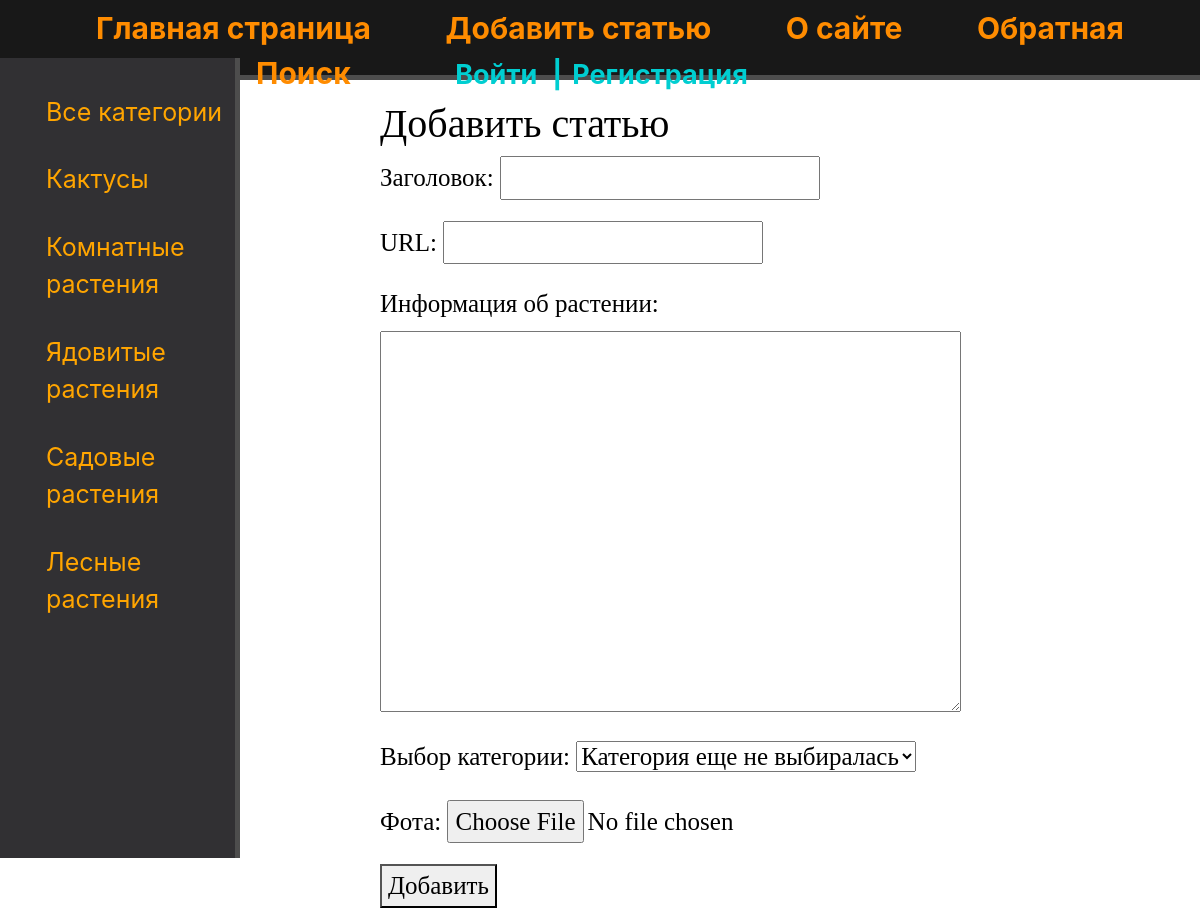
The page /addpage/ on the database its author committed.
### flowers/models.py (models this page shows, shortened)
class Category(models.Model):
    name = models.CharField(max_length=250)
    slug = models.SlugField(max_length=250, unique=True, db_index=True)
    def __str__(self):
        return self.name
    def get_absolute_url(self):
        return reverse('category', kwargs={'cat_slug': self.slug})

### flowers/views.py (the view)
# urls.py: path('addpage/', views.add_page, name='add_page'),
def add_page(request):
    if request.method == 'POST':
        form = AddPageForm(request.POST, request.FILES)
        if form.is_valid():
            form.save()
            return redirect('index')
    else:
        form = AddPageForm()
    data = {'title': 'Добавить статью',
            'menu': menu,
            'form': form}
    return render(request, 'flowers/add_page.html', data)

### flowers/forms.py (shortened to what this page needs)
class AddPageForm(forms.ModelForm):
    cat = forms.ModelChoiceField(queryset=Category.objects.all(), empty_label='Категория еще не выбиралась',
                                 label='Выбор категории')
    class Meta:
        model = Flowers
        fields = ['name', 'slug', 'content', 'cat', 'photo']
        labels = {'name': 'Заголовок', 'slug': 'URL', 'content': 'Информация об растении', 'photo': 'Фота'}

### flowers/templatetags/flowers_category.py (called while the page is built)
@register.inclusion_tag('flowers/list_category.html')
def flower_category(cat_select=0):
    flower_cat = Category.objects.all()
    return {'category': flower_cat, 'cat_select': cat_select}

### users/context_processors.py (called while the page is built)
def get_flowers_context(request):
    return {'mainmenu': menu}

### flowers/templates/flowers/add_page.html (shortened to what this page needs)
{% extends 'base.html' %}
{% block content %}
<h1>{{ title }}</h1>
<form action="" method="post" enctype="multipart/form-data">
    {{ form.as_p }}
    <button type="submit" class="form-button">Добавить</button>
</form>
{% endblock %}

### flowers/templates/flowers/list_category.html
{% for cat in category %}
    {% if cat.id == cat_select %}
        <li class="select">{{cat.name}}</li>
    {% else %}
        <li><a href="{{ cat.get_absolute_url }}">{{cat.name}}</a></li>
    {% endif %}
{% endfor %}

### flowers/static/flowers/css/main.css (style rules this page uses)
body { background: white; }
aside div.category ul a { font-size:25px; color: orange; display: block; margin-top: 30px; transition: all .6s; text-decoration: none; }

### rows shown on the page
Category: name "Кактусы"
Category: name "Комнатные растения"
Category: name "Ядовитые растения"
Category: name "Садовые растения"
Category: name "Лесные растения"

### other values the page prints
{{ m.title }} "Главная страница" "Добавить статью" "О сайте" "Обратная…" "Поиск"
{{ title }} "Добавить статью"
